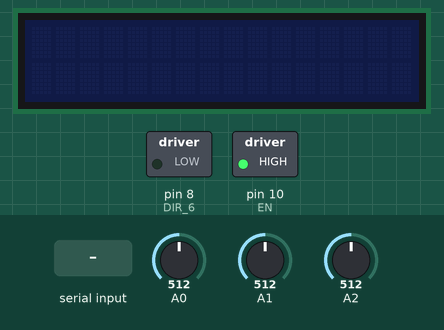
Simulated run of this sketch. Board: Arduino Uno, built with avr-gcc and run on an emulated ATmega328P. Parts: 16×2 character LCD, switched loads named in the sketch (green lamp = pin HIGH). Wiring (inferred from the names in the program): character LCD (HD44780): RS pin 7; E pin 2; data pin 3, pin 4, pin 5, pin 6. Inputs (shaded band) come from the test bench; at power-on: A0 = 512, A1 = 512, A2 = 512. The character LCD is taken to start in 4-bit mode; pins used as bus, display or sensor lines are not drawn; what the sketch prints to the serial monitor is not drawn.

Above: at 1.6 s.
1.7 s: "1" received over Serial
At 3.0 s:
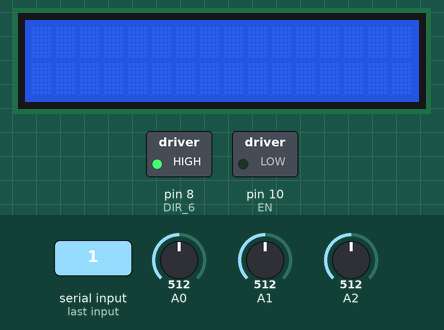
3.3 s: byte 98 ('b') received over Serial
At 4.0 s:
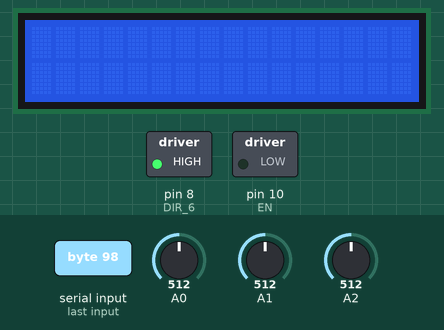
4.9 s: byte 99 ('c') received over Serial
At 6.2 s:
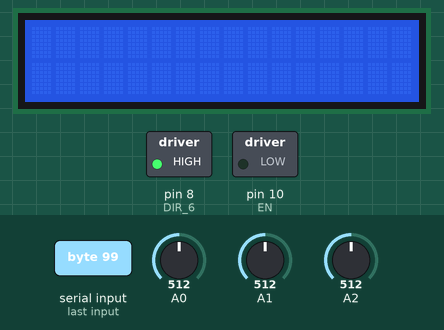
6.5 s: byte 100 ('d') received over Serial
8.1 s: byte 101 ('e') received over Serial
At 8.92 s:
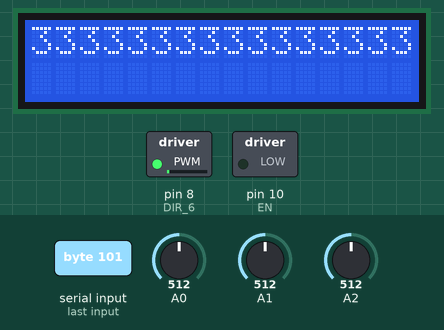
11.1 s: byte 102 ('f') received over Serial
At 15.3 s:
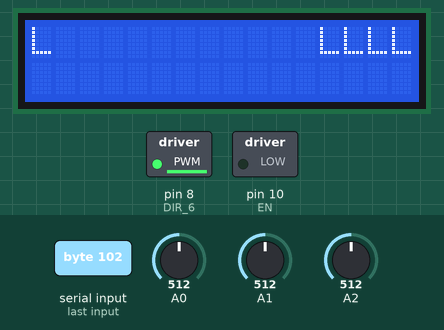
Timing chart, 0 to 17.1 s (numbered marks = the images above; inputs shaded):
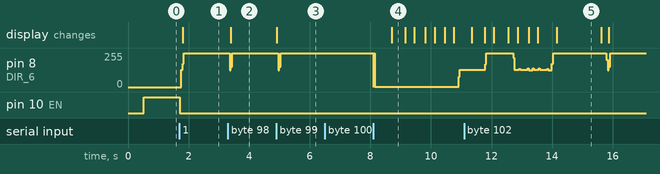

The sketch:

User_input_motor_control.ino
```cpp
// Pin defs
#define STP 2 // All motor steps are tied together
#define DIR_1 3 // Each motor has its own direction pin
#define DIR_2 4
#define DIR_3 5
#define DIR_4 6
#define DIR_5 7
#define DIR_6 8
#define EN 10
#define ARRAY_SIZE 6
#define THRESHOLD_INCREASE 68
//int forceThreshold[6] = {562+40,250+40,470+40,193+40,455+40,438+40};
//added new array all initialized to zero
int forceThreshold[6] = {0,0,0,0,0,0};
//Declare variables for functions
char userInput;
boolean firstRun = true;
//Arrays
int     motors[ARRAY_SIZE] = {0,0,0,0,0,0}; //rotate motor or vibrate in place
// True = open
// False = close
boolean   directions[ARRAY_SIZE] = {false,false,false,true,true,true};//true is open, false is close
// Counter to remember how many steps each motor's moved
int     positions[ARRAY_SIZE] = {0,0,0,0,0,0}; //with respect to 'home' position
// Bounds of the steps - 0 is the lower limit for all
//int   homeLimits[ARRAY_SIZE] = {0,0,0,0,0,0};
int   outerLimits[ARRAY_SIZE] = {900,900,900,600,600,650};
int   innerLimits[ARRAY_SIZE] = {0,0,0,0,0,0}; //This was previously {400, 400, 400, 400, 400 ,400, 400, 400}
// "Curl Limits"
int   curlLimits[ARRAY_SIZE] =  {400,400,400,50,50,50};
int   clampLimits[ARRAY_SIZE] = {400,400,400,450,450,450};
int force[6] = {0,0,0,0,0,0};
//force[0]: paired with motor 1 and 6, A0
//force[1]: paired with motor 2 and 4, A2
//force[2]: paired with motor 3 and 5. A1
//force[3]: paired with motor 1 and 6, A3
//force[4]: paired with motor 2 and 4, A5
//force[3]: paired with motor 3 and 5, A4
// function declarations
void printArrays(int(*motors), boolean directions[], int arrayLength);
void zeroIntArray(int (*motors), int arrayLength);
void falseBooleanArray(boolean directions[], int arrayLength);
void printPositions(int (*positions));
void userMotorChoice(char userInput, int (*motors), boolean directions[], int (*force), int (*innerLimits), int (*outerLimits), int (*forceThreshold));
void displayMenu();
void driveMotor(int (*motors), int degRotation, boolean directions[], int (*positions), int arrayLength );
void selectMotor(int (*motors), boolean directions[], int (*positions));
void setPins();
void holdPosition(int mSecs);
void testAllMotors(int (*motors), boolean directions[], int (*positions));
void setMotors(int (*index), int (*motors));
void setOriginalPosition(int enablePin, int (*positions));
void openFinger1(int (*motors), boolean directions[], int (*positions));
void openFinger3(int (*motors), boolean directions[], int (*positions));
void openAllJoints(int (*motors), boolean directions[], int (*positions), int(*limits));
void closeAllJoints(int (*motors), boolean directions[], int (*positions), int (*innerLimits));
void curlGrab(int(*motors),boolean directions[], int(*positions), int (*innerLimits), int (*outerLimits));
void checkPressure(int (*force));
boolean curlGrab(int(*motors), boolean directions[], int(*positions), int (*innerLimits), int (*force), int (*forceThreshold));

void setup() { //--------------------------------------------------- SETUP -----------------------------------------------------------------//
pinMode(STP,OUTPUT);
pinMode(DIR_1,OUTPUT);
pinMode(DIR_2,OUTPUT);
pinMode(DIR_3,OUTPUT);
pinMode(DIR_4,OUTPUT);
pinMode(DIR_5,OUTPUT);
pinMode(DIR_6,OUTPUT);
pinMode(EN,OUTPUT);
pinMode(A0, INPUT);
pinMode(A1, INPUT);
pinMode(A2, INPUT);
pinMode(A3, INPUT);
pinMode(A4, INPUT);
pinMode(A5, INPUT);
setPins();
  Serial.begin(9600);
displayMenu();
}

void loop() { // ------------------------------------------------------- MAIN LOOP --------------------------------------------------//
if (firstRun){
setOriginalPosition(EN, positions); //home the robot manually, then enter input through serial monitor to 'lock' robot and store 'zero' positions
    firstRun = false;
  }
while (Serial.available()) {
    userInput = Serial.read();
if (userInput =='0'){
printPositions(positions);
displayMenu();
    }
else{
zeroIntArray(motors,ARRAY_SIZE); //sets all motors to 'do not move' by setting each value of the array to '0'
userMotorChoice(userInput, motors, directions, force, innerLimits, outerLimits, forceThreshold); // Sets new motors array and directions array
driveMotor(motors, 5, directions, positions, ARRAY_SIZE);
    }
  }
}

// ------------------------------------------------------------------- FUNCTIONS ----------------------------------------------------//
void driveMotor(int (*motors), int degRotation, boolean directions[], int (*positions), int arrayLength )
{
  double degPerStp = (double)(1.8 / 8); // This is used for 1/8th stepping mode
  int numSteps = (int)(degRotation / degPerStp);
  boolean dirSwitch = false;
  for (int x = 0; x < numSteps; x++)
  {
    if (dirSwitch) { //Sets the motor to open
      digitalWrite(DIR_1, HIGH);
      digitalWrite(DIR_2, HIGH);
      digitalWrite(DIR_3, HIGH);
      digitalWrite(DIR_4, HIGH);
      digitalWrite(DIR_5, HIGH);
      digitalWrite(DIR_6, HIGH);
      dirSwitch = !dirSwitch;
    }
    else { //Sets the motor to close
      digitalWrite(DIR_1, LOW);
      digitalWrite(DIR_2, LOW);
      digitalWrite(DIR_3, LOW);
      digitalWrite(DIR_4, LOW);
      digitalWrite(DIR_5, LOW);
      digitalWrite(DIR_6, LOW);
      dirSwitch = !dirSwitch;
    }

    // Overwrite directions
    selectMotor(motors, directions, positions);
    delay(2);
    digitalWrite(STP, HIGH);
    delay(2);
    digitalWrite(STP, LOW);
  }
}

void selectMotor(int (*motors), boolean directions[], int (*positions))
{
  for ( int y = 0; y < 6; y++) { //loop through all of the motors
    if (motors[y] != 0) { // mtr[y] set to zero if motor if not intended on moving
      if (directions[y]) { //Open
        if (y == 0 || y == 1 || y == 4) { // These motors close with HIGH direction command
          digitalWrite(motors[y], HIGH);
          positions[y] = positions[y] + 1;
        }
        else {
          if (y == 2 || y == 3 || y == 5) {// These motors close with HIGH directino command
            digitalWrite(motors[y], LOW);
            positions[y] = positions[y] + 1;
          }
          else {
            digitalWrite(motors[y], HIGH);
            Serial.println("Y value is " + String(y));
            Serial.println("ERROR in 'driveMotor', DEBUG");
          }
        }
      }
      else { //Close
        if (y == 0 || y == 1 || y == 4) { // These motors close with LOW direction command
          digitalWrite(motors[y], LOW);
          positions[y] = positions[y] - 1;
        }
        else {
          if (y == 2 || y == 3 || y == 5) {// These motors close with LOW directino command
            digitalWrite(motors[y], HIGH);
            positions[y] = positions[y] - 1;
          }
          else {
            digitalWrite(motors[y], HIGH);
            Serial.println("ERROR in 'driveMotor', wrong y-value selected");
          }
        }
      }
      //debugging
      //Serial.println(positions[y]);

    }
  }
}

void setPins()
{
  digitalWrite(STP, LOW);
  digitalWrite(DIR_1, LOW); // All moving in the same direction
  digitalWrite(DIR_2, LOW);
  digitalWrite(DIR_3, LOW);
  digitalWrite(DIR_4, LOW);
  digitalWrite(DIR_5, LOW);
  digitalWrite(DIR_6, LOW);
}

// Vibrates everthing
// Watch delays
void holdPosition(int mSecs)
{
  for (int x = 0; x < (int)(mSecs / 8); x ++)
  {
    for (int pinOut = DIR_1; pinOut <= DIR_6; pinOut++)
    {
      digitalWrite(pinOut, HIGH);
    }

    digitalWrite(STP, HIGH);
    delay(1);
    digitalWrite(STP, LOW);
    delay(3);

    for (int pinOut = DIR_1; pinOut <= DIR_6; pinOut++)
    {
      digitalWrite(pinOut, LOW);
    }

    digitalWrite(STP, HIGH);
    delay(1);
    digitalWrite(STP, LOW);
    delay(3);
  }
}

void testAllMotors(int (*motors), boolean directions[], int (*positions)) //test code FOR MOTORS ONLY, do not use when the motors are attached to the robot
{

  int idx[6] = {0, 0, 0, 0, 0, 0};

  for (idx[0] = 0; idx[0] < 2; idx[0]++) {
    for (idx[1] = 0; idx[1] < 2; idx[1]++) {
      for (idx[2] = 0; idx[2] < 2; idx[2]++) {
        for (idx[3] = 0; idx[3] < 2; idx[3]++) {
          for (idx[4] = 0; idx[4] < 2; idx[4]++) {
            for (idx[5] = 0; idx[5] < 2; idx[5]++) {
              zeroIntArray(motors, 6);
              falseBooleanArray(directions, 6);
              setMotors(idx, motors);
              driveMotor(motors, 45, directions, positions, 6);
            }
          }
        }
      }
    }
  }
}

void setMotors(int (*index), int (*motors))
{
  for (int x = 0; x < 6; x++) {
    if (index[x] == 1)
      motors[x] = x + 3; //DIR_1 is three, DIR_5 is 7;
    else
      motors[x] = 0;
  }
}

void setOriginalPosition(int enablePin, int (*positions))
{
  char userInput;
  Serial.println("Please turn the motors to their initial positions, then enter some serial data");
  digitalWrite(enablePin, HIGH);
  while (!Serial.available()) { //Allows the motors to not step - no holding torque
  }
  for (int x = 0; x < 6; x++) {
    positions[x] = 0; //resets the position
  }
  digitalWrite(enablePin, LOW); //Turns the motors back on - draws max current so don't remain in this state for a long time
}


void openAllJoints(int (*motors), boolean directions[], int (*positions), int(*outerLimits))
{
  for (int i = 0; i < 6; i++)
  {
    if (positions[i] < outerLimits[i])
      directions[i] = true; // open
    else
      directions[i] = false; //close
  }

  int check = 1;
  while (check != 0)
  {
    check = 0;
    for (int i = 0; i < 6; i++)
    {
      if (true) //motor 5 does not work
      {

       // if (i == 4) continue;

        if (positions[i] < outerLimits[i])
        {
          motors[i] = i + 3;
          check = check + 1;
        }
        else // (positionspi] >= outerLimits[i])
          motors[i] = 0;
      }
      else // (positionspi] >= outerLimits[i])
        motors[i] = 0;
    }
    if (check != 0)
      driveMotor(motors, 5, directions, positions, 6);
  }
}

void closeAllJoints(int (*motors), boolean directions[], int (*positions), int (*innerLimits))
{
  for (int i = 0; i < 6; i++)
  {
   // if (i == 4) continue;

    directions[i] = false;
  }

  int check = 1;
  while (check != 0)
  {
    check = 0;
    for (int i = 0; i < 6; i++)
    {
      if (positions[i] > innerLimits[i] + 20) //leave a little room so that i don't over extend
      {
        motors[i] = i + 3;
        check = check + 1;
      }
      else // (positionspi] >= limits[i])
        motors[i] = 0;
    }
    if (check != 0)
      driveMotor(motors, 5, directions, positions, 6);
  }
}

 boolean curlGrab(int(*motors), boolean directions[], int(*positions), int (*clampLimits), int (*force), int (*forceThreshold))
{
  boolean objectWasGrabbed = false;
  for (int i = 0; i < 6; i++)
  {
    directions[i] = false;
  }
  int check = 1;

  //added checkPressure
  checkPressure(force);
  //added for loop; forceThreshold values are 40 above intial force values
  for(int i = 0; i<6; i++){
    forceThreshold[i] = force[i] + THRESHOLD_INCREASE;
  }
  while (check != 0)
  {
    check = 0;
    for (int i = 0; i < 6; i++)
    {
      if (positions[i] > clampLimits[i])
      {
        motors[i] = i + 3;
        check = check + 1;
      }
      else // (positionspi] <= limits[i])
      {
        motors[i] = 0;
      }

      checkPressure(force);
//      for (int i = 0; i < 6; i++)
//      {
//        Serial.print(" Sensor  ");
//        Serial.print(i);
//        Serial.print(" is : ");
//        Serial.print(force[i]);
//      }
      //Serial.println(" ");
      if (force[i] < forceThreshold[i])
      { // No problems
      }
      else  // Have reached the threshold
      {
        objectWasGrabbed = true;
        for (int i = 0; i < 6; i ++)
        {
          motors[i] = 0;
        }
        return objectWasGrabbed;
      }

    }
    if (check > 0)
        driveMotor(motors, 5, directions, positions, 6);
  }
  return objectWasGrabbed;
}

void printArrays(int(*motors), boolean directions[], int arrayLength){
  for (int x = 0; x < arrayLength; x++){
    Serial.print("motors[" + String(x) + "] = " + String(motors[x]) + " | ");
  }
  Serial.println();
  for (int x = 0; x < arrayLength; x++){
    Serial.print("directions[" + String(x) + "] = " + String(directions[x]) + " | ");
  }
  Serial.println();
}

// -----------------------------------Reset Array ----------------------------//
void zeroIntArray(int (*motors), int arrayLength)
{
  for (int x = 0; x < arrayLength; x ++){
    motors[x] = 0;
  }
}

//------------------------------------Reset Boolean Array --------------------//
void falseBooleanArray(boolean directions[], int arrayLength)
{
  for (int x = 0; x < arrayLength; x++){
    directions[x] = false;
  }
}

void printPositions(int (*positions)){
  for (int x = 0; x < 6; x++){
    Serial.print("position[" + String(x) + "] :" + String(positions[x]) + "   |   ");
  }
  Serial.println("");
}

void userMotorChoice(char userInput, int (*motors), boolean directions[], int (*force), int (*innerLimits), int (*outerLimits), int (*forceThreshold))
{
  switch (userInput) {
    case '1': {
        motors[0] = DIR_1;
        directions[0] = true;
        break;
    } case '2': {
        motors[1] = DIR_2;
        directions[1] = true;
        break;
    } case '3': {
        motors[2] = DIR_3;
        directions[2] = true;
        break;
    } case '4': {
        motors[3] = DIR_4;
        directions[3] = true;
        break;
    } case '5': {
        motors[4] = DIR_5;
        directions[4] = true;
        break;
    } case '6': {
        motors[5] = DIR_6;
        directions[5] = true;
        break;
    } case '7': {
        motors[0] = DIR_1;
        directions[0] = false;
        break;
    } case '8': {
        motors[1] = DIR_2;
        directions[1] = false;
        break;
    } case 'a': {
        motors[2] = DIR_3;
        directions[2] = false;
        break;
    } case 'b': {
        motors[3] = DIR_4;
        directions[3] = false;
        break;
    } case 'c': {
        motors[4] = DIR_5;
        directions[4] = false;
        break;
    } case 'd': {
        motors[5] = DIR_6;
        directions[5] = false;
        break;
    } case 'e': {
        openAllJoints(motors,directions,positions,outerLimits);
        curlGrab(motors, directions, positions, clampLimits, force, forceThreshold);
        break;
    } case 'f':{
        closeAllJoints(motors,directions,positions,innerLimits);
        break;
    } case 'h': {
        openAllJoints(motors,directions,positions,outerLimits);
        break;
    }
    case 'i': {
        openAllJoints(motors,directions,positions,outerLimits);
        curlGrab(motors,directions,positions,innerLimits,force, forceThreshold);
        break;
    }

    case 'z': {
        firstRun = true;
        setPins();
        break;
    }

    default: {
        //do something
        Serial.println("ERROR, User input was incorrect");
        directions[0] = false;
        break;
      }
  }
}


void displayMenu(){
  Serial.println("Enter number for control option:");
  Serial.println("0. Print Positions");
  Serial.println("1. Motor 1, Clockwise");
  Serial.println("2. Motor 2, Clockwise");
  Serial.println("3. Motor 3, Clockwise");
  Serial.println("4. Motor 4, Clockwise");
  Serial.println("4. Motor 4, Clockwise");
  Serial.println("5. Motor 5, Clockwise");
  Serial.println("6. Motor 6, Clockwise");
  Serial.println("7. Motor 1, Counter-Clockwise");
  Serial.println("8. Motor 2, Counter-Clockwise");
  Serial.println("a. Motor 3, Counter-Clockwise");
  Serial.println("b. Motor 4, Counter-Clockwise");
  Serial.println("c. Motor 5, Counter-Clockwise");
  Serial.println("d. Motor 6, Counter-Clockwise");
  Serial.println("e. Curl Grab");
  Serial.println("z. Reset positions, claw limp");
  Serial.println("f. Close All Joints");
  Serial.println("h. Open All Joints");
  Serial.println();
}


//------------------------------- FEEDBACK ------------------------------------------------------------//

/**
 * function: checkPressure - reads the analog input at A0, A2, A3, which detail the amount of force being replied to the sensors
 * parameters: *force - integer array pointer of the force values
 */


void checkPressure(int (*force)){
  force[0] = analogRead(A2);//1-6
  force[1] = analogRead(A0);//2-4
  force[2] = analogRead(A1);//3-5
}
```

Measured:
- after the input at 1.7 s, pin 8 (DIR_6): 0/255 → 255/255 after 0.06 s; pin 10 (EN): HIGH → LOW at once; the display: changes after 0.10 s (image 1)
- after the input at 3.3 s, pin 8 (DIR_6): 255/255 → 126/255 after 0.06 s, → 152/255 0.04 s later, → 255/255 0.04 s later
- after the input at 4.9 s, pin 8 (DIR_6): 255/255 → 126/255 after 0.06 s, → 152/255 0.04 s later, → 255/255 0.04 s later
- after the input at 8.1 s, pin 8 (DIR_6): 255/255 → 1/255 at once, → 130/255 2.8 s later; the display: changes after 0.60 s (image 4)
- what the display in image 4 shows lasts 0.5 s, from 8.7 s to 9.2 s
